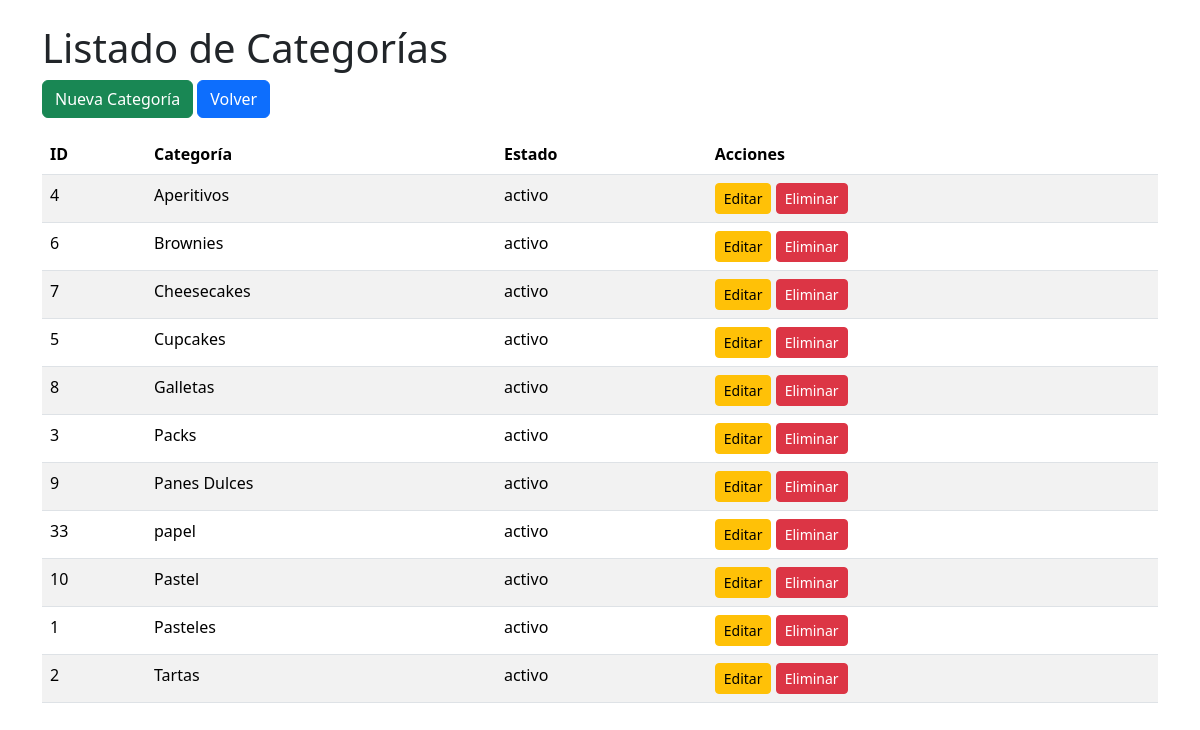
Before: /Pasteleria/admin/categoria/listado_categorias.php (signed in) with the older database file.
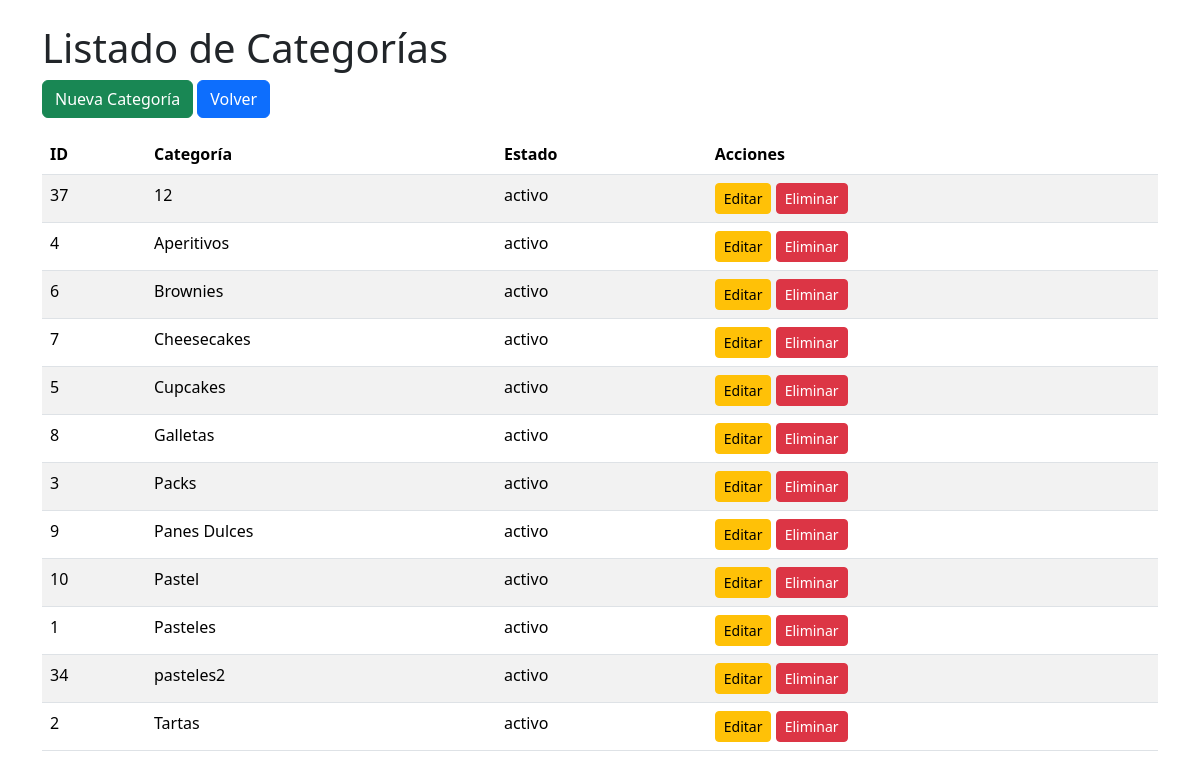
After: the same page with the newer database file.
### tables this page shows
CREATE TABLE `categorias` (
  `id` int(11) NOT NULL,
  `categoria` varchar(50) NOT NULL,
  `estado` enum('activo','inactivo') DEFAULT 'activo'
);

### Pasteleria/admin/categoria/listado_categorias.php (the view, shortened to what this page needs)
<?php
$db = conectarDB();
?>
<!DOCTYPE html>
<html lang="es">
<head>
    <link href="https://cdn.jsdelivr.net/npm/bootstrap@5.3.2/dist/css/bootstrap.min.css" rel="stylesheet">
</head>
<body>
    <main class="container mt-4">
        <h1>Listado de Categorías</h1>
        <a href="crear_categoria.php" class="btn btn-success mb-3">Nueva Categoría</a>
        <a href="../index.php" class="btn btn-primary mb-3">Volver</a>
        <table class="table table-striped">
            <thead>
                <tr>
                    <th>ID</th>
                    <th>Categoría</th>
                    <th>Estado</th>
                    <th>Acciones</th>
                </tr>
            </thead>
            <tbody>
                <?php
                $query = "SELECT * FROM categorias ORDER BY categoria";
                $resultado = mysqli_query($db, $query);
                while($categoria = mysqli_fetch_assoc($resultado)):
                ?>
                <tr>
                    <td><?php echo $categoria['id']; ?></td>
                    <td><?php echo $categoria['categoria']; ?></td>
                    <td><?php echo $categoria['estado']; ?></td>
                    <td>
                        <a href="editar_categoria.php?id=<?php echo $categoria['id']; ?>"
                           class="btn btn-warning btn-sm">Editar</a>
                        <a href="eliminar_categoria.php?id=<?php echo $categoria['id']; ?>"
                           class="btn btn-danger btn-sm"
                           onclick="return confirm('¿Está seguro de eliminar esta categoría?')">Eliminar</a>
                    </td>
                </tr>
                <?php endwhile; ?>
            </tbody>
        </table>
    </main>
</body>
</html>

Changed rows visible on the page:
removed categorias: id "33", categoria "papel", estado "activo"
added categorias: id "37", categoria "12", estado "activo"
added categorias: id "34", categoria "pasteles2", estado "activo"
